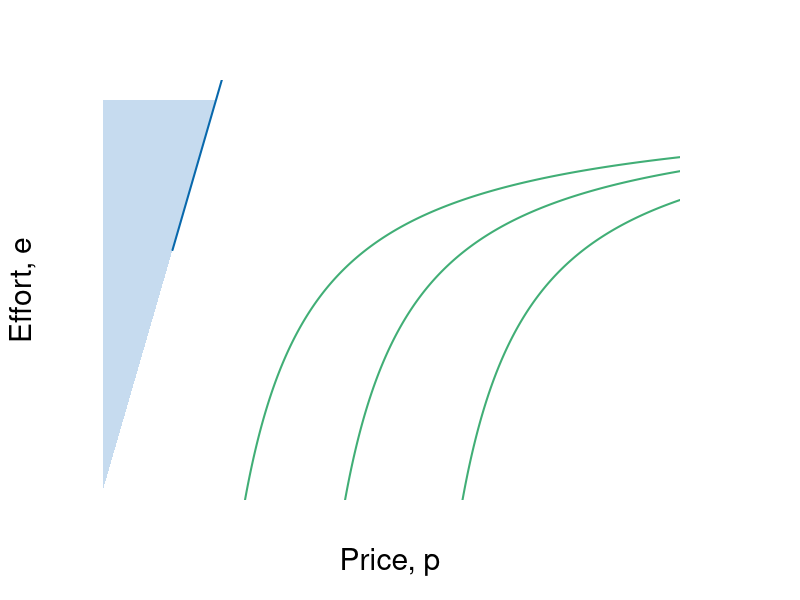

Generate this figure with R: (Note: this script raises an error after producing the figure.)
require(shape)
pdf(file = "employment/employment_price_edv2.pdf", width = 9, height = 7)

#Set parameters for graphics
axislabelsize <- 1.8
labelsize <- 1.5
namesize <- 1.8
annotatesize <- 1.5
graphlinewidth <- 2
segmentlinewidth <- 1.5

COL <- c("#7fc97f", "#beaed4", "#fdc086", "#ffff99", "#386cb0", "#f0027f", "#bf5b17", "#666666")
COLA <- c("#e0f3db", "#99d8c9","#66c2a4","#41ae76", "#238b45", "#005824")
COLB <- c("#c6dbef", "#4eb3d3", "#2b8cbe", "#0868ac","#084081")
COLC <- c("#fcfbfd", "#efedf5", "#dadaeb", "#bcbddc", "#9e9ac8", "#807dba", "#6a51a3", "#54278f", "#3f007d")
grays <- gray.colors(25, start = 1, end = 0)

#Parameters for figures
u1 <- 4
u2 <- 10
u3 <- 16
a1 <- 2
a2 <- 2
a3 <- 2

indiffFn1 <- function(y, u1 = 4.5, a1 = 5) {
  1 - (a1) / (y - u1)
}

indiffFn2 <- function(y, u2 = 10.5, a2 = 5) {
  1 - (a2) / (y - u2)
}

indiffFn3 <- function(y, u3 = 16.5, a3 = 5) {
  1 - (a3) / (y - u3)
}

PCFn <- function(delta, mu = 16) {
  delta/mu
}

#The derivative for the function q = 1 - delta/(p - u) = delta/p - u)^2;
#From that we get the derivative and substitute in the relevant values
#for delta, u and p; that is we get a slope of 1/32
#But we also need the intercept; 0.375 above, or q/2 as it stood
tangentLine <- function(w){
  0.375 + (1/32)*w
}

solowCondition <- function(w, delta = 5){
  (w*(1/(8*delta)))
}


par(mar =  c(5, 5, 4, 6))
xlims <- c(0, 40)
ylims <- c(0, 1.05)


plot(0, 0, xlim = xlims, ylim = ylims, type = "n",
     xlab = expression(paste("Price, ", p)),
     ylab = expression(paste("Effort, ", e)),
     xaxt = "n", 
     yaxt = "n",
     cex.lab = axislabelsize, 
     bty = "n", 
     xaxs="i", 
     yaxs="i")


xpoly1 <- seq(from = xlims[1] + 0.2, to = 8, length.out = 500)
ypoly1 <- PCFn(xpoly1, mu = 8)
polygon(x = c(xpoly1, rev(xpoly1[1])), y = c(ypoly1, rev(ypoly1)[1]), col=COLB[1], density=NULL, border = NA)


npts <- 500 
xx1 <- seq(u1 + a1 + 0.1, xlims[2], length.out = npts)
xx2 <- seq(u2 + a2 + 0.1, xlims[2], length.out = npts)
xx3 <- seq(20, xlims[2], length.out = npts)
xx4 <- seq(7, 17, 0.01)
xx5 <- seq(5, xlims[2], length.out = npts)
xx6 <- seq(11.9, xlims[2], length.out = npts)
xx7 <- seq(xlims[1], 20, length.out = npts)


#Draw the lines for the graphs
lines(xx5, PCFn(xx5, mu = 8), col = COLB[4], lwd = graphlinewidth)
lines(xx6, indiffFn1(xx6, u1 = 11.9), col = COLA[4], lwd = graphlinewidth)
lines(xx5, indiffFn1(xx5, u1 = 5), col = COLA[4], lwd = graphlinewidth)
lines(xx3, indiffFn1(xx3, u1 =20), col = COLA[4], lwd = graphlinewidth)
#lines(xx6, prodFn2(xx6), col = COLB[4], lwd = graphlinewidth)
lines(xx9, solowCondition(xx9, delta = 5), col = COLB[4], lwd = graphlinewidth)

#Customize ticks and labels for the plot
ticksy <- c(0, PCFn(delta = 4, mu = 8), 1, 1.1)
ylabels <- c(0, expression(paste(e^C)), expression(paste(bar(e) == 1) ), NA)
ticksx <- c(0, 4, xlims[2])
xlabels <- c(0, expression(paste(p^C)), NA)
axis(1, at = ticksx, pos = 0, labels = xlabels, cex.axis = labelsize)
axis(2, at = ticksy, pos = 0, labels = ylabels, las = 1,cex.axis = labelsize)

#Annotation of the three indifference curves
text(6.5, 0.075, expression(paste(u[1])), cex = labelsize-0.05)
text(15, 0.075, expression(paste(u[2] == u[z])), cex = labelsize-0.05)
text(15, 0.035, expression(paste(phantom() == 0)), cex = labelsize-0.05)
text(18.5, 0.075, expression(paste(u[3])), cex = labelsize-0.05)

#Line for the max quality, q = 1 
segments(0, 1, xlims[2], 1, lty = 2, col = grays[20], lwd = 2)
#Annotating line of 100% quality
#text(1.4, 1.025, expression(paste("Maximum level of effort, ", bar(e))))

#Add a point for the tangency
segments(4, 0, 4, PCFn(delta = 4, mu = 8), lty = 2, col = grays[20], lwd = segmentlinewidth)
segments(0, PCFn(delta = 4, mu = 8), 4, PCFn(delta = 4, mu = 8), lty = 2, col = grays[22], lwd = segmentlinewidth)
points(4, PCFn(delta = 4, mu = 8), pch = 16, col = "black", cex = labelsize)
text(4, PCFn(delta = 4, mu = 8) + 0.03, expression(paste(c)),cex = labelsize)


#Label the feasible frontier
text(2, 0.75, expression("Better for"), cex = labelsize)
text(2, 0.7, expression("employer"), cex = labelsize)
Arrows(1.8, 0.78, 1, 0.89, col = "black", lty = 1, lwd = 2, arr.type = "triangle", arr.lwd = 0.5)


text(8, 0.25, expression("Better for"), cex = labelsize)
text(8, 0.2, expression("employee"), cex = labelsize)
Arrows(8.8, 0.225, 10, 0.225, col = "black", lty = 1, lwd = 2, arr.type = "triangle", arr.lwd = 0.5)


text(3.5, 0.97, expression(paste("Slope of isoprofit")), cex = labelsize)
text(3.5, 0.89, expression(paste(-mrt(p,e) == frac(Delta*e,Delta*p),phantom()==frac(e, p))), cex = labelsize)
Arrows(5.3, 0.89, 6.8, 0.89, col = "black", lty = 1, lwd = 2, arr.type = "triangle", arr.lwd = 0.5)

text(8.5, 0.5, expression(paste(mrs(p,e) == frac(u[p],u[e]),phantom()==-frac(e, p),phantom() == mrt(p,e))), cex = labelsize, xpd = TRUE)
Arrows(5.9, 0.5, 4.3, 0.5, col = "black", lty = 1, lwd = 2, arr.type = "triangle", arr.lwd = 0.5)


dev.off()
